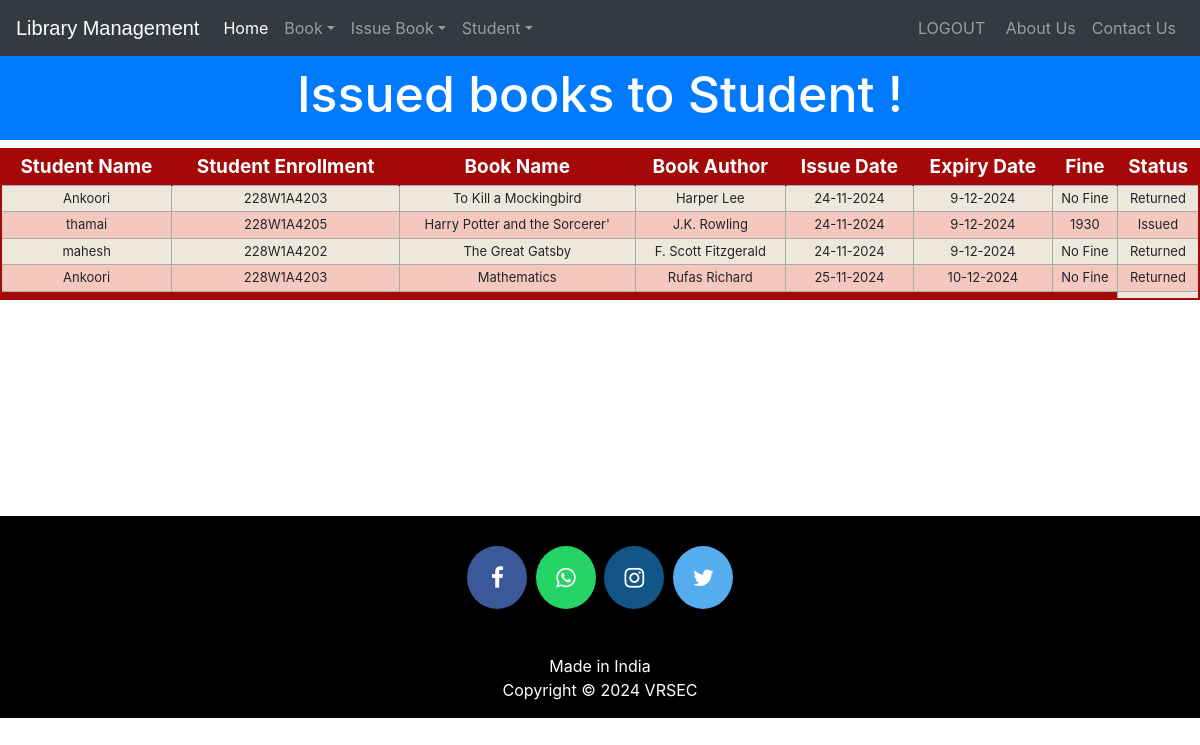
The page /viewissuedbook (signed in) on the database its author committed.
### library/models.py (models this page shows, shortened)
class StudentExtra(models.Model):
    user=models.OneToOneField(User,on_delete=models.CASCADE)
    enrollment = models.CharField(max_length=40)
    branch = models.CharField(max_length=40)
    @property
    def get_name(self):
        return self.user.first_name

class Book(models.Model):
    catchoice= [
        ('education', 'Education'),
        ('entertainment', 'Entertainment'),
        ('comics', 'Comics'),
        ('biography', 'Biographie'),
        ('history', 'History'),
        ]
    name=models.CharField(max_length=30)
    isbn=models.PositiveIntegerField()
    author=models.CharField(max_length=40)
    category=models.CharField(max_length=30,choices=catchoice,default='education')

class IssuedBook(models.Model):
    enrollment=models.CharField(max_length=30)
    isbn=models.CharField(max_length=30)
    issuedate=models.DateField(auto_now=True)
    expirydate=models.DateField(default=get_expiry)
    statuschoice= [
        ('Issued', 'Issued'),
        ('Returned', 'Returned'),
        ]
    status=models.CharField(max_length=20,choices=statuschoice,default="Issued")

### library/views.py (the view)
# urls.py: path('viewissuedbook', views.viewissuedbook_view),
@login_required(login_url='adminlogin')
@user_passes_test(is_admin)
def viewissuedbook_view(request):
    issuedbooks=models.IssuedBook.objects.all()
    li=[]
    for ib in issuedbooks:
        issdate=str(ib.issuedate.day)+'-'+str(ib.issuedate.month)+'-'+str(ib.issuedate.year)
        expdate=str(ib.expirydate.day)+'-'+str(ib.expirydate.month)+'-'+str(ib.expirydate.year)
        days=(date.today()-ib.issuedate)
        print(date.today())
        d=days.days
        fine=0
        if d>15:
            day=d-15
            fine=day*10
        books=list(models.Book.objects.filter(isbn=ib.isbn))
        students=list(models.StudentExtra.objects.filter(enrollment=ib.enrollment))
        i=0
        for l in books:
            t=(students[i].get_name,students[i].enrollment,books[i].name,books[i].author,issdate,expdate,fine,ib.status)
            i=i+1
            li.append(t)
    return render(request,'library/viewissuedbook.html',{'li':li})

### library/views.py (called while the page is built)
def is_admin(user):
    if user.is_superuser or user.is_staff:
        return True
    else:
        return False

### templates/library/viewissuedbook.html (shortened to what this page needs)
<!DOCTYPE html>
<html lang="en" dir="ltr">
  <head>
  </head>
  <body>
    {% include "library/navbaradmin.html" %}
    <br>
    <br>
    <h3 class="p-3 mb-2 bg-primary text-white" style = 'font-size: 50px;text-align:center;margin-bottom:0px;'>Issued books to Student !</h3>
{% if li%}
    <table class="redTable">
    <thead>
    <tr>
    <th>Student Name</th>
    <th>Student Enrollment</th>
    <th>Book Name</th>
    <th>Book Author</th>
    <th>Issue Date</th>
    <th>Expiry Date</th>
    <th>Fine</th>
    <th>Status</th>
    </tr>
    </thead>
    <tfoot>
    <tr>
    <td colspan="7">
    </td>
    </tr>
    </tfoot>
    <tbody>
      {% for t in li %}
        <tr>
          <td>{{t.0}}</td>
          <td>{{t.1}}</td>
          <td>{{t.2}}</td>
          <td>{{t.3}}</td>
          <td>{{t.4}}</td>
          <td>{{t.5}}</td>
          <td> {% if t.7 == "Returned" %}
            No Fine
            {% else %}
            {{t.6}}
          {% endif %}</td>
          <td>{{t.7}}</td>
        </tr>
        {%endfor%}
    </tbody>
    </table>
    {%else%}
    <h1> 0 book Issued</h1>
    {%endif%}
    <br><br><br><br><br><br><br><br><br>
  {% include "library/footer.html" %}
  </body>
</html>

### templates/library/viewissuedbook.html (style rules this page uses)
table.redTable { border: 2px solid #A40808; background-color: #EEE7DB; width: 100%; text-align: center; border-collapse: collapse; }
table.redTable td, table.redTable th { border: 1px solid #AAAAAA; padding: 3px 2px; }
table.redTable tbody td { font-size: 13px; }
table.redTable tr:nth-child(even) { background: #F5C8BF; }
table.redTable thead { background: #A40808; }
table.redTable thead th { font-size: 19px; font-weight: bold; color: #FFFFFF; text-align: center; border-left: 2px solid #A40808; }
table.redTable thead th:first-child { border-left: none; }
table.redTable tfoot { font-size: 13px; font-weight: bold; color: #FFFFFF; background: #A40808; }
table.redTable tfoot td { font-size: 13px; }

### rows shown on the page
StudentExtra: enrollment "228W1A4203" "228W1A4203"
Book: name "To Kill a Mockingbird", author "Harper Lee"
IssuedBook: status "Returned"
StudentExtra: enrollment "228W1A4205"
Book: name "Harry Potter and the Sorcerer'", author "J.K. Rowling"
IssuedBook: status "Issued"
StudentExtra: enrollment "228W1A4202"
Book: name "The Great Gatsby", author "F. Scott Fitzgerald"
IssuedBook: status "Returned"
Book: name "Mathematics", author "Rufas Richard"
IssuedBook: status "Returned"

### other values the page prints
{{ t.0 }} "Ankoori" "thamai" "mahesh" "Ankoori"
{{ t.4 }} "24-11-2024" "24-11-2024" "24-11-2024" "25-11-2024"
{{ t.5 }} "9-12-2024" "9-12-2024" "9-12-2024" "10-12-2024"
{{ t.6 }} "1930"
